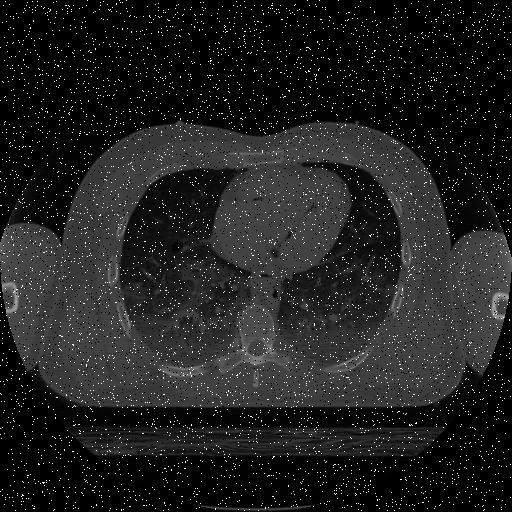
#> input picture 04_spatialfilter/Figures/1.2_ct_saltandpepper.png, 512 x 512 px
$ python 1.2_medianfilter.py
#> lines starting #> are read from the running program, lines starting #| are printed output that depends on the picture
import cv2
import scipy.ndimage

# Opening the image and converting it to grayscale.
a = cv2.imread('../Figures/1.2_ct_saltandpepper.png')
#> a is the input picture: shape (512, 512, 3); min 0, max 255, mean 31.8

# Converting the image to grayscale.
a = cv2.cvtColor(a, cv2.COLOR_BGR2GRAY)
#> a: shape (512, 512)

# Performing the median filter.
# b = scipy.ndimage.filters.median_filter(a, size=5)
b = scipy.ndimage.median_filter(a, size=5) # the `scipy.ndimage.filters` namespace is deprecated
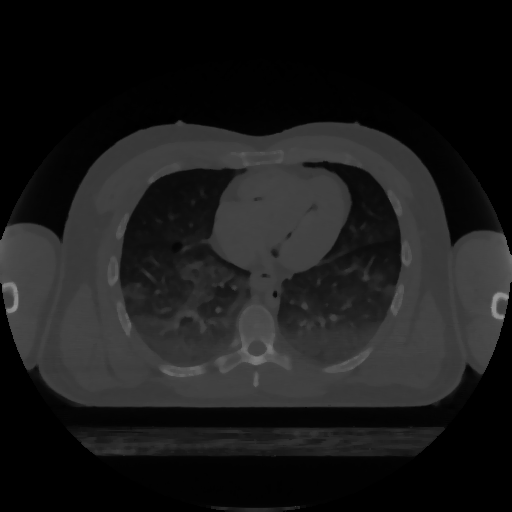
#> b: shape (512, 512); min 0, max 150, mean 26.7

# Saving b as median_output.png in Figures folder
cv2.imwrite('../Figures/1.2_median_output.png', b)

$ run again, with 04_spatialfilter/Figures/1.3_wave.png copied over 04_spatialfilter/Figures/1.2_ct_saltandpepper.png
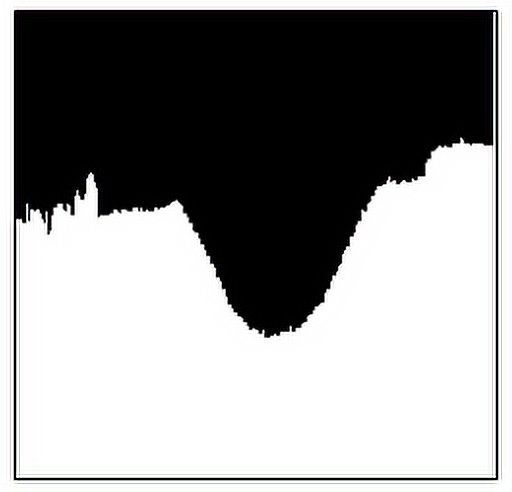
#> input picture 04_spatialfilter/Figures/1.3_wave.png, 512 x 492 px
#> a is the input picture: shape (492, 512, 3); mean B, G, R 145.5, 145.5, 145.6
#> a: shape (492, 512)
#> `b = scipy.ndimage.median_filter(a, size=5)`:
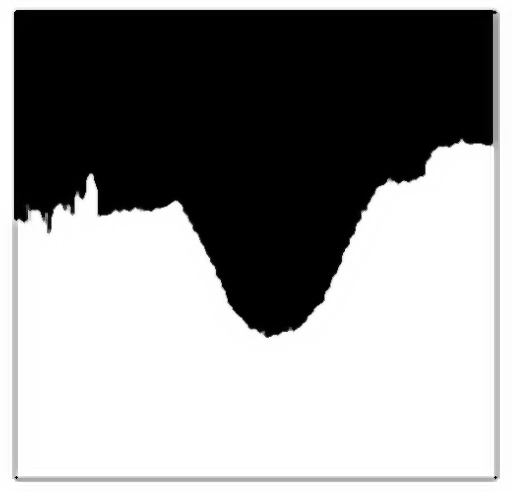
#> b: shape (492, 512); min 0, max 255, mean 147.1
